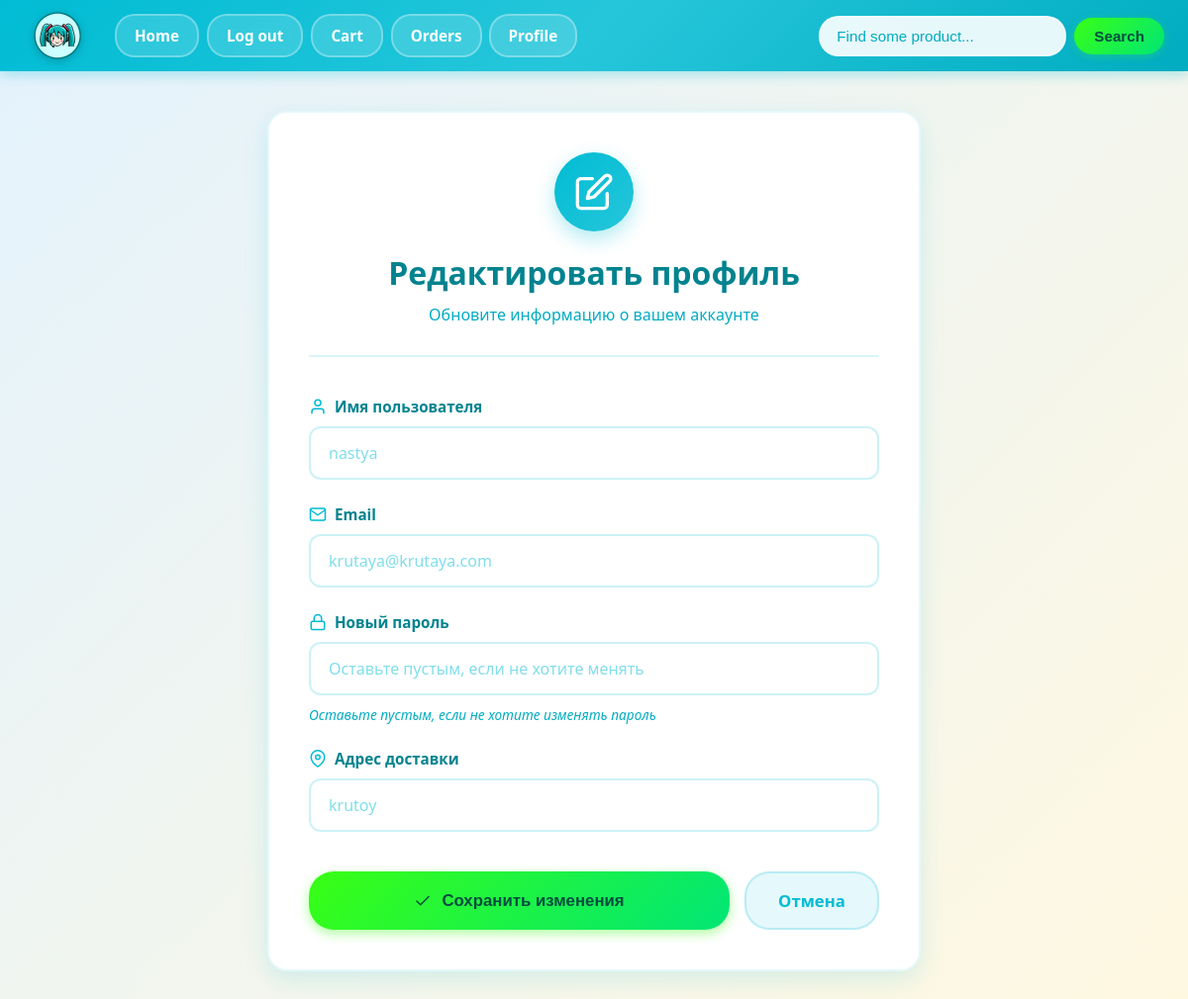
The app's page /profile/edit (signed in) with its own data.
### internet_shop/models.py (models this page shows, shortened)
class MyUser(AbstractBaseUser):
    username = models.CharField(max_length=50, unique=True)
    email = models.EmailField(
        verbose_name="email address",
        max_length=255,
        unique=True,
    )
    adress = models.CharField(max_length=500, blank=True)
    is_active = models.BooleanField(default=True)
    is_admin = models.BooleanField(default=False)
    objects = MyUserManager()
    USERNAME_FIELD = "username"
    EMAIL_FIELD = "email"
    REQUIRED_FIELDS = ["email", "adress"]

### internet_shop/views.py (the view, shortened to what this page needs)
# urls.py: path('profile/edit', ProfileEditView.as_view(), name="edit_page"),
class ProfileEditView(LoginRequiredMixin, View):
    login_url = 'login'
    def get(self, request):
        return render(request, "shop/profile_edit.html")

### templates/shop/profile_edit.html (shortened to what this page needs)
<!DOCTYPE html>
{% load static %}
<html lang="ru">
    <head>
        <link rel="stylesheet" href="{% static 'style/base.css' %}">
    </head>
    <body>
        {% include 'nav_panel.html' %}
        <main class="edit-profile-container">
            <div class="edit-profile-card">
                <div class="edit-header">
                    <div class="edit-icon">
                        <svg xmlns="http://www.w3.org/2000/svg" viewBox="0 0 24 24" fill="none" stroke="currentColor" stroke-width="2" stroke-linecap="round" stroke-linejoin="round">
                            <path d="M11 4H4a2 2 0 0 0-2 2v14a2 2 0 0 0 2 2h14a2 2 0 0 0 2-2v-7"></path>
                            <path d="M18.5 2.5a2.121 2.121 0 0 1 3 3L12 15l-4 1 1-4 9.5-9.5z"></path>
                        </svg>
                    </div>
                    <h1>Редактировать профиль</h1>
                    <p class="edit-subtitle">Обновите информацию о вашем аккаунте</p>
                </div>
                <form method="post" class="edit-form">
                    <div class="form-group">
                        <label for="username">
                            <svg xmlns="http://www.w3.org/2000/svg" width="18" height="18" viewBox="0 0 24 24" fill="none" stroke="currentColor" stroke-width="2" stroke-linecap="round" stroke-linejoin="round">
                                <path d="M20 21v-2a4 4 0 0 0-4-4H8a4 4 0 0 0-4 4v2"></path>
                                <circle cx="12" cy="7" r="4"></circle>
                            </svg>
                            Имя пользователя
                        </label>
                        <input
                            type="text"
                            id="username"
                            name="username"
                            placeholder="{{ request.user.username }}"
                            class="form-input"
                        >
                    </div>
                    <div class="form-group">
                        <label for="email">
                            Email
                        </label>
                        <input
                            type="email"
                            id="email"
                            name="email"
                            placeholder="{{ request.user.email }}"
                            class="form-input"
                        >
                    </div>
                    <div class="form-group">
                        <label for="password">
                            <svg xmlns="http://www.w3.org/2000/svg" width="18" height="18" viewBox="0 0 24 24" fill="none" stroke="currentColor" stroke-width="2" stroke-linecap="round" stroke-linejoin="round">
                                <rect x="3" y="11" width="18" height="11" rx="2" ry="2"></rect>
                                <path d="M7 11V7a5 5 0 0 1 10 0v4"></path>
                            </svg>
                            Новый пароль
                        </label>
                        <input
                            type="password"
                            id="password"
                            name="password"
                            placeholder="Оставьте пустым, если не хотите менять"
                            class="form-input"
                        >
                        <span class="form-hint">Оставьте пустым, если не хотите изменять пароль</span>
                    </div>
                    <div class="form-group">
                        <label for="adress">
                            <svg xmlns="http://www.w3.org/2000/svg" width="18" height="18" viewBox="0 0 24 24" fill="none" stroke="currentColor" stroke-width="2" stroke-linecap="round" stroke-linejoin="round">
                                <path d="M21 10c0 7-9 13-9 13s-9-6-9-13a9 9 0 0 1 18 0z"></path>
                                <circle cx="12" cy="10" r="3"></circle>
                            </svg>
                            Адрес доставки
                        </label>
                        <input
                            type="text"
                            id="adress"
                            name="adress"
                            placeholder="{% if request.user.adress %}{{ request.user.adress }}{% else %}Введите ваш адрес{% endif %}"
                            class="form-input"
                        >
                    </div>
                    <div class="form-actions">
                        <button type="submit" class="btn-submit">
                            <svg xmlns="http://www.w3.org/2000/svg" width="18" height="18" viewBox="0 0 24 24" fill="none" stroke="currentColor" stroke-width="2" stroke-linecap="round" stroke-linejoin="round">
                                <polyline points="20 6 9 17 4 12"></polyline>
                            </svg>
                            Сохранить изменения
                        </button>
                        <a href="{% url 'profile_page' %}" class="btn-cancel">Отмена</a>
                    </div>
                </form>
            </div>
        </main>
    </body>
</html>

### static/style/base.css (style rules this page uses)
* { box-sizing: border-box; }
body { margin: 0; font-family: 'Segoe UI', Tahoma, Geneva, Verdana, sans-serif; background: linear-gradient(135deg, #e3f2fd 0%, #fff8e1 100%); }
.edit-profile-container { max-width: 700px; margin: 0 auto; padding: 40px 20px; }
.edit-profile-card { background: #fff; border-radius: 20px; padding: 40px; box-shadow: 0 8px 24px rgba(0, 188, 212, 0.15); border: 2px solid rgba(0, 188, 212, 0.1); }
.edit-header { text-align: center; margin-bottom: 40px; padding-bottom: 30px; border-bottom: 2px solid rgba(0, 188, 212, 0.15); }
.edit-icon { width: 80px; height: 80px; margin: 0 auto 20px; background: linear-gradient(135deg, #00bcd4 0%, #26c6da 100%); border-radius: 50%; display: flex; align-items: center; justify-content: center; box-shadow: 0 8px 20px rgba(0, 188, 212, 0.3); }
.edit-icon svg { width: 40px; height: 40px; color: #fff; }
.edit-header h1 { font-size: 2rem; color: #00838f; margin: 0 0 10px 0; }
.edit-subtitle { font-size: 1rem; color: #00acc1; margin: 0; }
.edit-form { display: flex; flex-direction: column; gap: 25px; }
.form-group { display: flex; flex-direction: column; gap: 10px; }
.form-group label { display: flex; align-items: center; gap: 8px; font-size: 0.95rem; font-weight: 600; color: #00838f; }
.form-group label svg { color: #00bcd4; }
.form-input { padding: 14px 18px; font-size: 1rem; border: 2px solid rgba(0, 188, 212, 0.2); border-radius: 12px; transition: all 0.3s ease; background: #fff; color: #00838f; font-family: inherit; }
.form-input::placeholder { color: #80deea; }
.form-hint { font-size: 0.85rem; color: #00acc1; font-style: italic; }
.form-actions { display: flex; gap: 15px; margin-top: 15px; }
.btn-submit { flex: 1; display: inline-flex; align-items: center; justify-content: center; gap: 10px; padding: 16px 32px; background: linear-gradient(135deg, #39ff14 0%, #00e676 100%); color: #004d40; border: none; border-radius: 25px; font-weight: 700; font-size: 1.05rem; cursor: pointer; transition: all 0.3s ease; box-shadow: 0 4px 12px rgba(57, 255, 20, 0.4); }
.btn-submit svg { width: 18px; height: 18px; }
.btn-cancel { padding: 16px 32px; background: rgba(0, 188, 212, 0.1); color: #00bcd4; text-decoration: none; border-radius: 25px; font-weight: 700; font-size: 1.05rem; transition: all 0.3s ease; border: 2px solid rgba(0, 188, 212, 0.2); display: flex; align-items: center; justify-content: center; }

### records on screen
MyUser: username "nastya", email "krutaya@krutaya.com", adress "krutoy"
